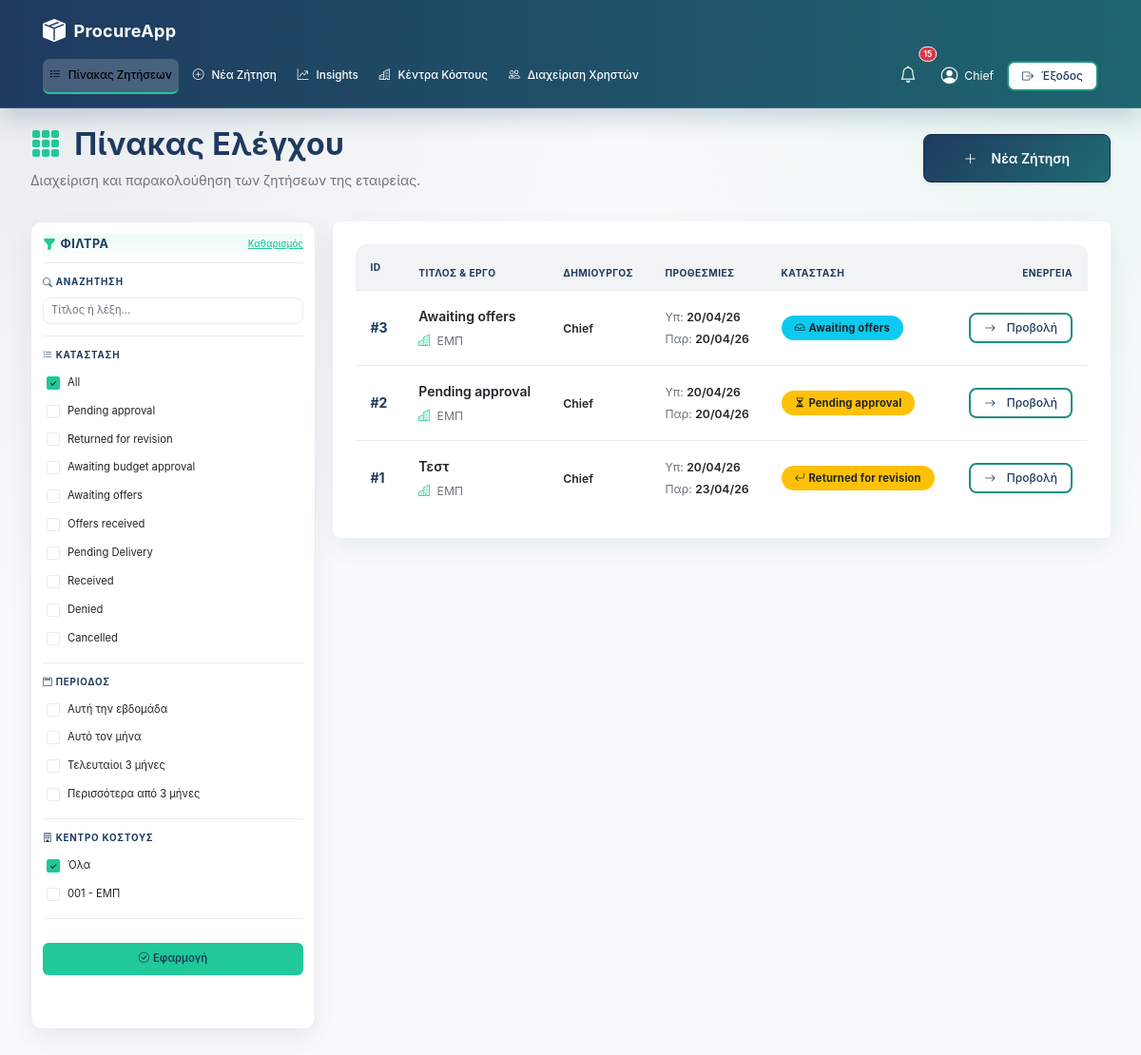
Before: /company/ (signed in) with the older database file.
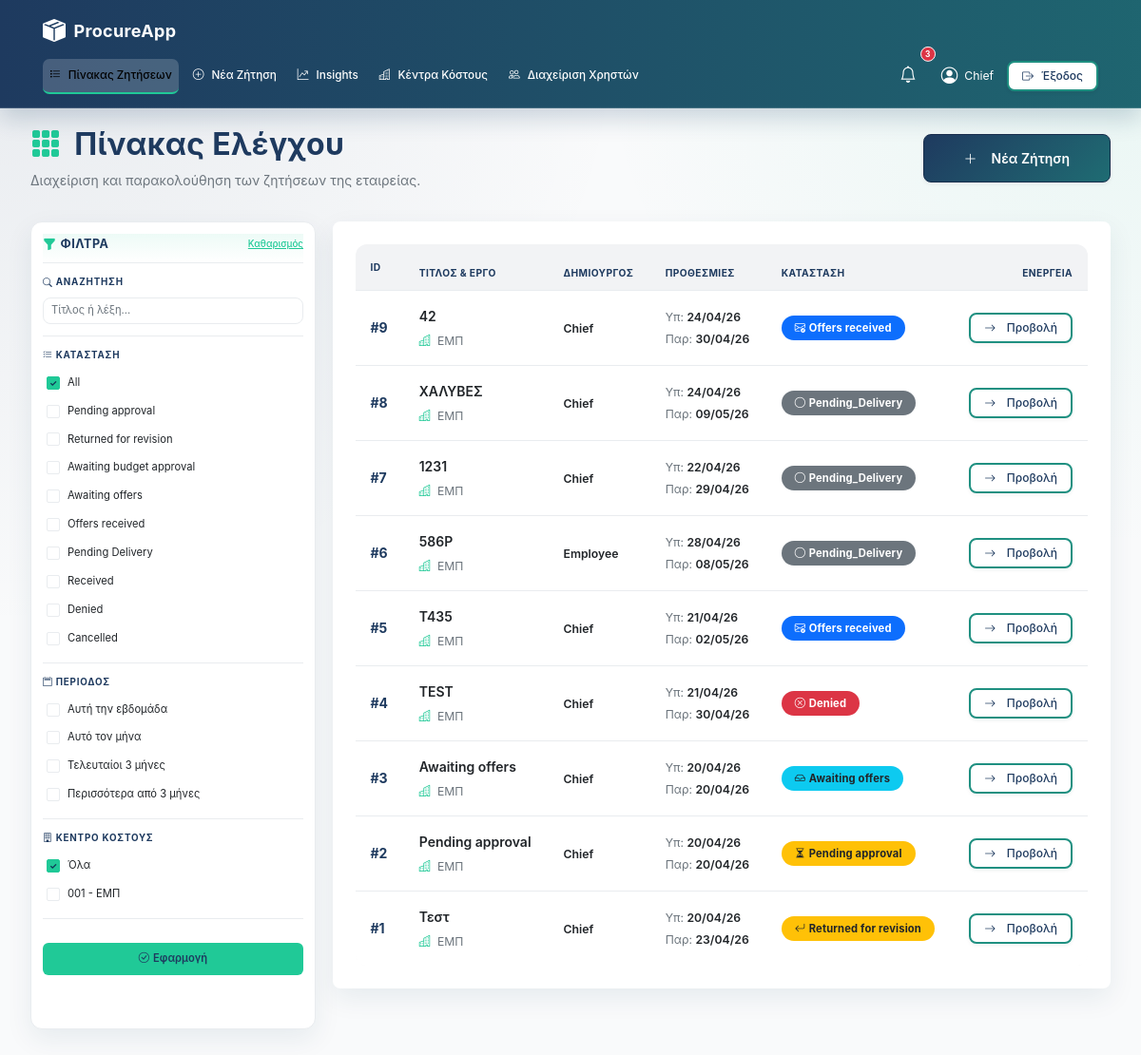
After: the same page with the newer database file.
### models.py (models this page shows)
class CostCenter(db.Model):
    __tablename__ = "cost_centers"
    id = db.Column(db.Integer, primary_key=True)
    code = db.Column(db.String(50), unique=True, nullable=False)
    name = db.Column(db.String(200), nullable=False)
    is_active = db.Column(db.Boolean, default=True, nullable=False)
    address = db.Column(db.String(250), nullable=True)
    project_manager = db.Column(db.String(120), nullable=True)
    receiving_manager = db.Column(db.String(120), nullable=True)
    phone = db.Column(db.String(50), nullable=True)

class RequestRFQ(db.Model):
    __tablename__ = "requests"
    id = db.Column(db.Integer, primary_key=True)
    title = db.Column(db.String(200), nullable=False)
    description = db.Column(db.Text, nullable=True)
    documents = db.Column(db.String(255), nullable=True)
    created_by = db.Column(db.String(100), nullable=False)
    created_at = db.Column(db.DateTime, default=datetime.utcnow)
    delivery_location = db.Column(db.String(255), nullable=True)
    receiving_manager = db.Column(db.String(120), nullable=True)
    phone = db.Column(db.String(50), nullable=True)
    submit_deadline = db.Column(db.DateTime, nullable=False)
    delivery_deadline = db.Column(db.DateTime, nullable=False)
    status = db.Column(db.String(20), default=RFQStatus.PENDING)
    status_changed_at = db.Column(db.DateTime, default=datetime.utcnow)
    approved_by = db.Column(db.String(100), nullable=True)
    approved_at = db.Column(db.DateTime, nullable=True)
    denial_reason = db.Column(db.Text, nullable=True)
    winning_bid_id = db.Column(db.Integer, db.ForeignKey('bids.id'), nullable=True)
    cost_center_id = db.Column(db.Integer, db.ForeignKey('cost_centers.id'), nullable=True)
    estimated_budget = db.Column(db.Numeric(12, 2), nullable=True)
    priority = db.Column(db.String(20), default='normal', nullable=False)
    category = db.Column(db.String(50), nullable=True)
    award_date = db.Column(db.DateTime, nullable=True)
    cost_center = db.relationship('CostCenter', backref='rfqs')
    items = db.relationship('RequestItem', backref='rfq', lazy=True, cascade="all, delete-orphan")
    bids = db.relationship('Bid', backref='rfq', lazy=True, foreign_keys="[Bid.request_id]", cascade="all, delete-orphan")
    allowed_suppliers = db.relationship('AllowedSupplier', backref='rfq', lazy=True, cascade="all, delete-orphan")

### app/routes/company.py (the view, shortened to what this page needs)
@company_bp.route("/")
@require_roles("company", "chief")
def dashboard():
    from flask import current_app
    page = request.args.get('page', 1, type=int)
    per_page = 10
    q = (request.args.get("q") or "").strip()
    phase_filters = [v for v in _parse_multi_values(request.args, 'phase') if v in {'awaiting_approval', 'returned_for_revision', 'awaiting_offers', 'offers_received', 'pending_final_approval', 'awarded', 'received', 'denied', 'cancelled'}]
    cost_center_filters = [v for v in _parse_multi_values(request.args, 'cost_center') if v.isdigit()]
    period_filters = [v for v in _parse_multi_values(request.args, 'period') if v in {'week', 'month', 'quarter', 'older'}]
    phase_query = ','.join(phase_filters)
    period_query = ','.join(period_filters)
    cost_center_ids = [int(v) for v in cost_center_filters]
    cost_center_query = ','.join(cost_center_filters)
    qry = RequestRFQ.query
    if q:
        like = f"%{q}%"
        qry = qry.filter(or_(
            RequestRFQ.title.ilike(like),
            RequestRFQ.description.ilike(like)
        ))
    if cost_center_ids:
        qry = qry.filter(RequestRFQ.cost_center_id.in_(cost_center_ids))
    all_rfqs = qry.order_by(RequestRFQ.id.desc()).all()
    phase_map = {r.id: phase_info(r) for r in all_rfqs}
    editable_ids = {r.id for r in all_rfqs if is_editable_by_current_user(r)}
    filtered_rfqs = all_rfqs
    if phase_filters:
        filtered_rfqs = [r for r in all_rfqs if phase_map[r.id]["key"] in phase_filters]
    total_items = len(filtered_rfqs)
    total_pages = (total_items + per_page - 1) // per_page
    start_idx = (page - 1) * per_page
    paginated_rfqs = filtered_rfqs[start_idx : start_idx + per_page]
    cost_centers = CostCenter.query.filter_by(is_active=True).order_by(CostCenter.name.asc()).all()
    return render_template("company_dash.html",
                         rfqs=paginated_rfqs,
                         editable_ids=editable_ids,
                         phase_filters=phase_filters,
                         phase_query=phase_query,
                         q=q,
                         cost_centers=cost_centers,
                         cost_center_filters=cost_center_filters,
                         cost_center_ids=cost_center_ids,
                         cost_center_query=cost_center_query,
                         period_filters=period_filters,
                         period_query=period_query,
                         phase_map=phase_map,
                         page=page,
                         total_pages=total_pages)

### app/auth.py (called while the page is built)
def require_roles(*roles):
    def wrap(fn):
        @wraps(fn)
        def inner(*args, **kwargs):
            if session.get("role") not in roles:
                flash("Δεν έχεις δικαίωμα πρόσβασης.", "danger")
                return redirect(url_for("auth.login"))
            return fn(*args, **kwargs)
        return inner
    return wrap

def is_editable_by_current_user(rfq) -> bool:
    if session.get("name") != rfq.created_by:
        return False
    return rfq.status in [RFQStatus.PENDING, RFQStatus.RETURNED_FOR_REVISION]

### app/routes/company.py (called while the page is built, shortened)
def _parse_multi_values(args, key):
    values = []
    return values

### templates/company_dash.html (shortened to what the changed rows need)
{% extends "base.html" %}
{% block content %}
<div class="d-flex justify-content-between align-items-center mb-8">
    <div>
        <h1 class="mb-2" style="color: var(--color-navy);">
            <i class="bi bi-grid-3x3-gap-fill me-3" style="color: var(--color-teal);"></i>Πίνακας Ελέγχου
        </h1>
    </div>
</div>
<div class="row g-4 mb-8 company-dashboard-layout dashboard-split-layout">
    <div class="col-12 col-lg-3 company-dashboard-filters dashboard-filters-col">
        <div class="filters-sidebar">
            <form method="get" id="filterForm">
                <div class="filter-section">
                    <div class="filter-group">
                        {% for cc in cost_centers %}
                        <label class="filter-item">
                            <input type="checkbox" name="cost_center" value="{{ cc.id }}" class="filter-checkbox" {% if cc.id|string in cost_center_filters %}checked{% endif %}>
                            <span class="filter-label">{{ cc.code }} - {{ cc.name }}</span>
                        </label>
                        {% endfor %}
                    </div>
                </div>
            </form>
        </div>
    </div>
    <div class="col-12 col-lg-9 company-dashboard-results dashboard-results-col">
        <div class="card shadow-md overflow-hidden mb-8" style="border: none; border-radius: var(--radius-lg);">
            <div class="table-responsive">
                <table class="table" style="margin-bottom: 0;">
                    <thead>
                        <tr>
                            <th style="padding: var(--space-4);">ID</th>
                            <th>Τίτλος & Έργο</th>
                            <th>Δημιουργός</th>
                            <th>Προθεσμίες</th>
                            <th>Κατάσταση</th>
                            <th style="text-align: right; padding-right: var(--space-4);">Ενέργεια</th>
                        </tr>
                    </thead>
                    <tbody>
                        {% for r in rfqs %}
                        {% set info = phase_map[r.id] %}
                        <tr {% if r.status == 'cancelled' %}style="opacity: 0.6; background-color: var(--color-gray-50);"{% endif %}>
                            <td style="padding: var(--space-4);">
                                <span class="fw-bold" style="color: var(--color-navy);">#{{ r.id }}</span>
                            </td>
                            <td style="padding: var(--space-4);">
                                <div class="fw-semibold" style="color: var(--color-text-primary);">{{ r.title }}</div>
                                <div class="small" style="color: var(--color-text-secondary); margin-top: var(--space-1);">
                                    <i class="bi bi-buildings me-1" style="color: var(--color-teal);"></i> {{ r.cost_center.name if r.cost_center else 'Χωρίς Έργο' }}
                                </div>
                            </td>
                            <td style="padding: var(--space-4);">
                                <span class="small fw-semibold">{{ r.created_by }}</span>
                            </td>
                            <td style="padding: var(--space-4);">
                                <div class="small mb-1">
                                    <span style="color: var(--color-text-secondary);">Υπ:</span>
                                    <span class="fw-semibold">{{ r.submit_deadline.strftime('%d/%m/%y') if r.submit_deadline else '-' }}</span>
                                </div>
                                <div class="small">
                                    <span style="color: var(--color-text-secondary);">Παρ:</span>
                                    <span class="fw-semibold">{{ r.delivery_deadline.strftime('%d/%m/%y') if r.delivery_deadline else '-' }}</span>
                                </div>
                            </td>
                            <td style="padding: var(--space-4);">
                                <span class="{{ info.badge }} px-3 py-2 rounded-pill fw-bold" style="font-size: 0.8rem;">
                                    <i class="bi {{ info.icon }} me-1"></i> {{ info.label }}
                                </span>
                            </td>
                            <td style="text-align: right; padding-right: var(--space-4);">
                                <a href="{{ url_for('company.request_detail', req_id=r.id) }}" class="btn btn-secondary btn-sm px-3">
                                    <i class="bi bi-arrow-right me-1"></i> Προβολή
                                </a>
                            </td>
                        </tr>
                        {% endfor %}
                    </tbody>
                </table>
            </div>
        </div>
    </div>
</div>
{% endblock %}

Changed rows visible on the page:
added RequestRFQ: id "9", title "42", cost_center "ΕΜΠ", created_by "Chief", submit_deadline "24/04/26", delivery_deadline "30/04/26", label "Offers received"
added RequestRFQ: id "8", title "ΧΑΛΥΒΕΣ", cost_center "ΕΜΠ", created_by "Chief", submit_deadline "24/04/26", delivery_deadline "09/05/26", label "Pending_Delivery"
added RequestRFQ: id "7", title "1231", cost_center "ΕΜΠ", created_by "Chief", submit_deadline "22/04/26", delivery_deadline "29/04/26", label "Pending_Delivery"
added RequestRFQ: id "6", title "586Ρ", cost_center "ΕΜΠ", created_by "Employee", submit_deadline "28/04/26", delivery_deadline "08/05/26", label "Pending_Delivery"
added RequestRFQ: id "5", title "T435", cost_center "ΕΜΠ", created_by "Chief", submit_deadline "21/04/26", delivery_deadline "02/05/26", label "Offers received"
added RequestRFQ: id "4", title "TEST", cost_center "ΕΜΠ", created_by "Chief", submit_deadline "21/04/26", delivery_deadline "30/04/26", label "Denied"
Other visible differences:
{{ unread_notifs|length }}: "15" → "3"
